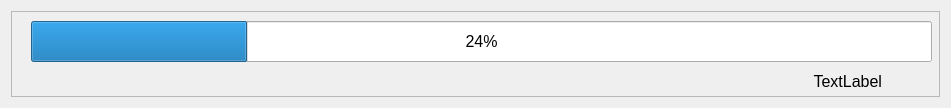
<?xml version="1.0" encoding="UTF-8"?>
<ui version="4.0">
 <class>LoadMatDialog</class>
 <widget class="QDialog" name="LoadMatDialog">
  <property name="geometry">
   <rect>
    <x>0</x>
    <y>0</y>
    <width>951</width>
    <height>108</height>
   </rect>
  </property>
  <property name="font">
   <font>
    <pointsize>12</pointsize>
   </font>
  </property>
  <property name="windowTitle">
   <string>Conversión de csv Movella DOT</string>
  </property>
  <property name="styleSheet">
   <string>* { font-size: 12pt; }</string>
  </property>
  <layout class="QVBoxLayout" name="verticalLayout">
   <item>
    <widget class="QFrame" name="frame">
     <property name="frameShape">
      <enum>QFrame::StyledPanel</enum>
     </property>
     <property name="frameShadow">
      <enum>QFrame::Raised</enum>
     </property>
     <widget class="QProgressBar" name="pb_progressBar">
      <property name="geometry">
       <rect>
        <x>20</x>
        <y>10</y>
        <width>901</width>
        <height>41</height>
       </rect>
      </property>
      <property name="font">
       <font>
        <pointsize>12</pointsize>
       </font>
      </property>
      <property name="value">
       <number>24</number>
      </property>
     </widget>
     <widget class="QLabel" name="lbl_label">
      <property name="geometry">
       <rect>
        <x>420</x>
        <y>60</y>
        <width>451</width>
        <height>20</height>
       </rect>
      </property>
      <property name="text">
       <string>TextLabel</string>
      </property>
      <property name="alignment">
       <set>Qt::AlignRight|Qt::AlignTrailing|Qt::AlignVCenter</set>
      </property>
     </widget>
    </widget>
   </item>
  </layout>
 </widget>
 <resources/>
 <connections/>
</ui>
